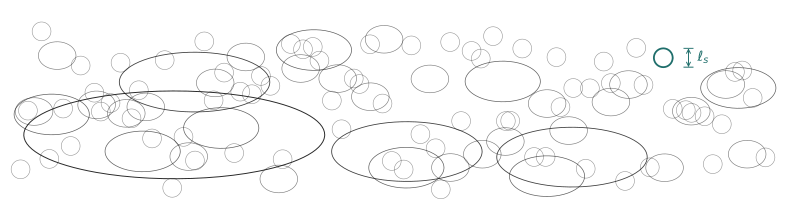

This chart was generated by the following Python code:
"""V10c — cascade x-z slice.
- density: exactly 1 turbulon of the largest class (n ~ k^-(1+Hz)),
- smallest class == spheroscale (round), teal + dimension marker,
- pruning: an ink turbulon is removed ONLY if its outline literally
  intersects the teal marks (ellipse / arrow / ticks / label box),
- seed: auto-searched so no large (k >= 2) turbulon intersects the
  marker; force one with --seed N.

    .venv/bin/python v10c_cascade_xz.py --seed 12
"""
import argparse
import numpy as np
import matplotlib.pyplot as plt
from turblib import clean_axes, save, INK

TEAL = '#1F6E6B'
HZ = 5.0 / 9.0
W, Hd = 20.0, 5.0
ls_ = 0.5
ks = [8.0, 4.0, 2.0, 1.0, 0.5]
alphas = [0.9, 0.8, 0.68, 0.55, 0.45]
lws = [0.7, 0.6, 0.5, 0.45, 0.4]
N0 = 1.0

ap = argparse.ArgumentParser()
ap.add_argument('--seed', type=int, default=3,
                help='seed (locked default: 3); auto-search with --seed -1')
args = ap.parse_args()

# ---- teal marker geometry ----
mk_kh = ks[-1]
mk_kv = ls_ * (mk_kh / ls_) ** HZ
mx, mz = 0.86 * W, 0.78 * Hd
adx = mk_kh / 2 + 0.42                      # arrow x-offset from center
TOL = 0.06                                  # 'literally intersect' tol


def teal_hit(ex, ez):
    """Do outline points (ex, ez) touch any teal mark?"""
    # teal ellipse boundary
    rn = np.sqrt(((ex - mx) / (mk_kh / 2)) ** 2
                 + ((ez - mz) / (mk_kv / 2)) ** 2)
    if np.any(np.abs(rn - 1.0) * min(mk_kh, mk_kv) / 2 < TOL):
        return True
    # vertical arrow segment + tick bars at x = mx + adx
    ax_ = mx + adx
    near_x = np.abs(ex - ax_) < TOL + 0.12   # ticks span +-0.12
    in_z = (ez > mz - mk_kv / 2 - TOL) & (ez < mz + mk_kv / 2 + TOL)
    if np.any(near_x & in_z):
        return True
    # label box
    if np.any((ex > ax_ + 0.18) & (ex < ax_ + 0.8)
              & (np.abs(ez - mz) < 0.2)):
        return True
    return False


def build(seed):
    rng = np.random.default_rng(seed)
    keep, big_clash = [], False
    th = np.linspace(0, 2 * np.pi, 240)
    for ci, kh in enumerate(ks):
        kv = ls_ * (kh / ls_) ** HZ
        n_t = max(1, int(round(N0 * (ks[0] / kh) ** (1.0 + HZ))))
        slots = (np.arange(n_t) + rng.uniform(0.15, 0.85, n_t)) / n_t * W
        rng.shuffle(slots)
        for ti in range(n_t):
            cx = slots[ti]
            cz = rng.uniform(kv / 2 + 0.1, Hd - kv / 2 - 0.1)
            ex = cx + kh / 2 * np.cos(th)
            ez = cz + kv / 2 * np.sin(th)
            if teal_hit(ex, ez):
                if kh >= 2.0:
                    big_clash = True
                continue
            keep.append((ci, cx, cz, kh, kv))
    return keep, big_clash


if args.seed >= 0:
    seed = args.seed
    keep, clash = build(seed)
    if clash:
        print(f'note: seed {seed} prunes a LARGE turbulon at the marker')
else:
    seed = 4
    for s in range(4, 80):
        keep, clash = build(s)
        if not clash:
            seed = s
            break
keep, _ = build(seed)
print('seed =', seed)

fig, ax = plt.subplots(figsize=(10, 4.4))


def ellipse(cx, cz, kh, kv, **kw):
    th = np.linspace(0, 2 * np.pi, 200)
    ax.plot(cx + kh / 2 * np.cos(th), cz + kv / 2 * np.sin(th), **kw)


for (ci, cx, cz, kh, kv) in keep:
    ellipse(cx, cz, kh, kv, color=INK, lw=lws[ci], alpha=alphas[ci])

ellipse(mx, mz, mk_kh, mk_kv, color=TEAL, lw=1.3, zorder=5)
ax.annotate('', xy=(mx + adx, mz + mk_kv / 2),
            xytext=(mx + adx, mz - mk_kv / 2),
            arrowprops=dict(arrowstyle='<->', color=TEAL, lw=0.7,
                            mutation_scale=7, shrinkA=0, shrinkB=0),
            zorder=5)
for zz in (mz - mk_kv / 2, mz + mk_kv / 2):
    ax.plot([mx + adx - 0.12, mx + adx + 0.12], [zz, zz], color=TEAL,
            lw=0.7, zorder=5)
ax.text(mx + adx + 0.24, mz, '$\\ell_s$', ha='left', va='center',
        color=TEAL, fontsize=10, zorder=5)

ax.set_xlim(-0.3, W + 0.3)
ax.set_ylim(-0.3, Hd + 0.3)
clean_axes(ax)
stem = 'v10c_cascade_xz' if seed == 3 else f'v10c_cascade_xz_s{seed}'
save(fig, stem)
print('done ->', stem)
